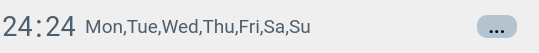
<?xml version="1.0" encoding="UTF-8"?>
<ui version="4.0">
 <class>alarm_main_widget</class>
 <widget class="QWidget" name="alarm_main_widget">
  <property name="geometry">
   <rect>
    <x>0</x>
    <y>0</y>
    <width>539</width>
    <height>53</height>
   </rect>
  </property>
  <property name="windowTitle">
   <string>Form</string>
  </property>
  <layout class="QGridLayout" name="gridLayout">
   <property name="leftMargin">
    <number>0</number>
   </property>
   <property name="topMargin">
    <number>0</number>
   </property>
   <property name="rightMargin">
    <number>0</number>
   </property>
   <property name="bottomMargin">
    <number>0</number>
   </property>
   <property name="spacing">
    <number>0</number>
   </property>
   <item row="0" column="4" rowspan="2">
    <widget class="QWidget" name="alarm_details" native="true">
     <layout class="QHBoxLayout" name="horizontalLayout">
      <property name="spacing">
       <number>2</number>
      </property>
      <property name="leftMargin">
       <number>2</number>
      </property>
      <property name="topMargin">
       <number>2</number>
      </property>
      <property name="rightMargin">
       <number>2</number>
      </property>
      <property name="bottomMargin">
       <number>2</number>
      </property>
      <item>
       <widget class="QLabel" name="hour_label">
        <property name="font">
         <font>
          <family>Roboto</family>
          <pointsize>20</pointsize>
         </font>
        </property>
        <property name="styleSheet">
         <string notr="true">background-color: transparent;
color: #4d5e6d;</string>
        </property>
        <property name="text">
         <string>&lt;html&gt;&lt;head/&gt;&lt;body&gt;&lt;p align=&quot;center&quot;&gt;&lt;span style=&quot; font-size:20pt; color:#4d5e6d;&quot;&gt;24&lt;/span&gt;&lt;/p&gt;&lt;/body&gt;&lt;/html&gt;</string>
        </property>
       </widget>
      </item>
      <item>
       <widget class="QLabel" name="hour_minute_separator">
        <property name="font">
         <font>
          <family>Roboto</family>
          <pointsize>24</pointsize>
         </font>
        </property>
        <property name="styleSheet">
         <string notr="true">background-color: transparent;
color: #4d5e6d;</string>
        </property>
        <property name="text">
         <string>&lt;html&gt;&lt;head/&gt;&lt;body&gt;&lt;p align=&quot;center&quot;&gt;&lt;span style=&quot; font-size:24pt; color:#4d5e6d;&quot;&gt;:&lt;/span&gt;&lt;/p&gt;&lt;/body&gt;&lt;/html&gt;</string>
        </property>
       </widget>
      </item>
      <item>
       <widget class="QLabel" name="minute_label">
        <property name="font">
         <font>
          <family>Roboto</family>
          <pointsize>20</pointsize>
         </font>
        </property>
        <property name="styleSheet">
         <string notr="true">background-color: transparent;
color: #4d5e6d;</string>
        </property>
        <property name="text">
         <string>&lt;html&gt;&lt;head/&gt;&lt;body&gt;&lt;p align=&quot;center&quot;&gt;&lt;span style=&quot; font-size:20pt; color:#4d5e6d;&quot;&gt;24&lt;/span&gt;&lt;/p&gt;&lt;/body&gt;&lt;/html&gt;</string>
        </property>
       </widget>
      </item>
      <item>
       <spacer name="horizontalSpacer_3">
        <property name="orientation">
         <enum>Qt::Horizontal</enum>
        </property>
        <property name="sizeType">
         <enum>QSizePolicy::Fixed</enum>
        </property>
        <property name="sizeHint" stdset="0">
         <size>
          <width>7</width>
          <height>20</height>
         </size>
        </property>
       </spacer>
      </item>
      <item>
       <widget class="QLabel" name="days_repeat_label">
        <property name="font">
         <font>
          <family>Roboto</family>
          <pointsize>16</pointsize>
         </font>
        </property>
        <property name="styleSheet">
         <string notr="true">background-color: transparent;
color: #4d5e6d;</string>
        </property>
        <property name="text">
         <string>&lt;html&gt;&lt;head/&gt;&lt;body&gt;&lt;p align=&quot;center&quot;&gt;&lt;span style=&quot; font-size:14pt; color:#4d5e6d;&quot;&gt;Mon,Tue,Wed,Thu,Fri,Sa,Su&lt;/span&gt;&lt;/p&gt;&lt;/body&gt;&lt;/html&gt;</string>
        </property>
       </widget>
      </item>
      <item>
       <spacer name="horizontalSpacer_2">
        <property name="orientation">
         <enum>Qt::Horizontal</enum>
        </property>
        <property name="sizeHint" stdset="0">
         <size>
          <width>169</width>
          <height>20</height>
         </size>
        </property>
       </spacer>
      </item>
      <item>
       <widget class="QPushButton" name="pushButton">
        <property name="minimumSize">
         <size>
          <width>40</width>
          <height>20</height>
         </size>
        </property>
        <property name="font">
         <font>
          <family>Roboto</family>
          <pointsize>14</pointsize>
          <weight>75</weight>
          <bold>true</bold>
         </font>
        </property>
        <property name="contextMenuPolicy">
         <enum>Qt::ActionsContextMenu</enum>
        </property>
        <property name="layoutDirection">
         <enum>Qt::LeftToRight</enum>
        </property>
        <property name="autoFillBackground">
         <bool>false</bool>
        </property>
        <property name="styleSheet">
         <string notr="true">background-color: #b4c3d0;
border-radius:10px;</string>
        </property>
        <property name="text">
         <string>...</string>
        </property>
       </widget>
      </item>
      <item>
       <spacer name="verticalSpacer">
        <property name="orientation">
         <enum>Qt::Vertical</enum>
        </property>
        <property name="sizeHint" stdset="0">
         <size>
          <width>20</width>
          <height>40</height>
         </size>
        </property>
       </spacer>
      </item>
     </layout>
    </widget>
   </item>
  </layout>
 </widget>
 <resources>
  <include location="icons_.qrc"/>
 </resources>
 <connections/>
</ui>
